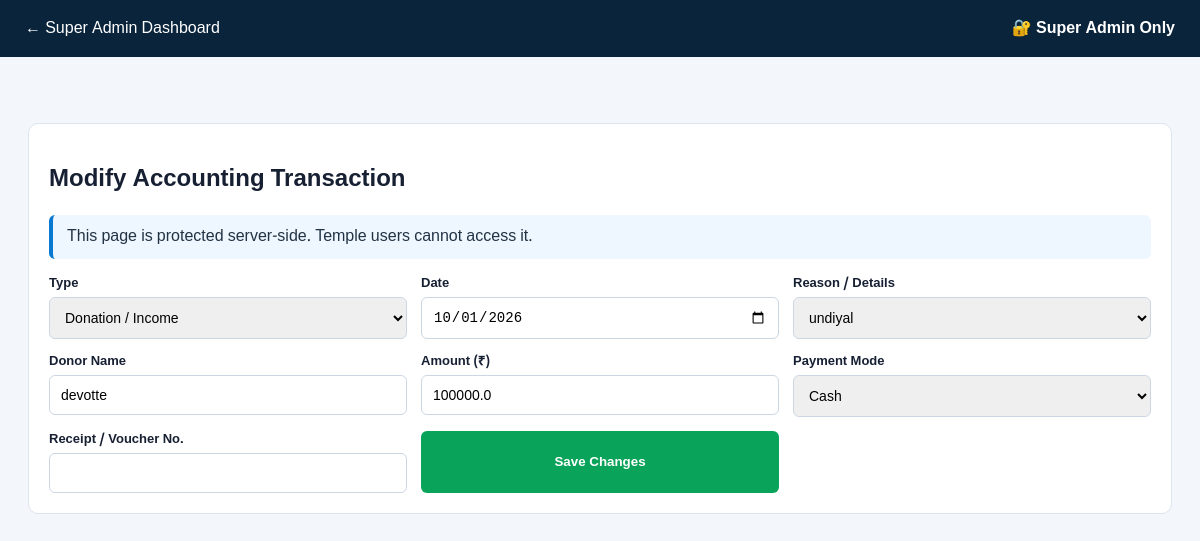
Screenshot of /transaction/3/edit (signed in) with the database file from the repository.
### tables this page shows
CREATE TABLE transactions (
        id INTEGER PRIMARY KEY AUTOINCREMENT,
        temple_id INTEGER NOT NULL,
        txn_date TEXT NOT NULL,
        purpose TEXT NOT NULL,
        donor TEXT,
        txn_type TEXT NOT NULL CHECK(txn_type IN ('donation','expense')),
        amount REAL NOT NULL,
        payment_mode TEXT NOT NULL,
        reference_no TEXT,
        created_at TEXT NOT NULL,
        created_by INTEGER,
        FOREIGN KEY(temple_id) REFERENCES temples(id)
    );

### app.py (the view, shortened to what this page needs)
@app.route("/transaction/<int:txn_id>/edit", methods=["GET", "POST"])
@super_admin_required
def edit_transaction(txn_id):
    row = query("SELECT * FROM transactions WHERE id=?", (txn_id,))
    if not row:
        flash("Transaction not found.")
        return redirect(url_for("dashboard"))
    tx = row[0]
    return render_template("edit_transaction.html", tx=tx)

### app.py (called while the page is built)
@app.context_processor
def accounting_categories():
    return {"INCOME_CATEGORIES": INCOME_CATEGORIES, "EXPENSE_CATEGORIES": EXPENSE_CATEGORIES}

def db():
    c = sqlite3.connect(DB)
    c.row_factory = sqlite3.Row
    c.execute("PRAGMA foreign_keys = ON")
    return c

def query(sql, args=()):
    c = db()
    rows = c.execute(sql, args).fetchall()
    c.close()
    return rows

def is_logged_in():
    return "user_id" in session

def is_super_admin():
    return session.get("role") == "super_admin"

def super_admin_required(fn):
    @wraps(fn)
    def wrapper(*args, **kwargs):
        if not is_logged_in():
            return redirect(url_for("login"))
        if not is_super_admin():
            flash("Super Admin authorization is required for this action.")
            return redirect(url_for("dashboard"))
        return fn(*args, **kwargs)
    return wrapper

### templates/edit_transaction.html (shortened to what this page needs)
<!doctype html><html lang="en"><head><meta charset="utf-8"><meta name="viewport" content="width=device-width,initial-scale=1"><title>Edit Transaction</title><link rel="stylesheet" href="/static/style.css"></head><body><div class="reportbar"><a href="/dashboard">← Super Admin Dashboard</a><strong>🔐 Super Admin Only</strong></div><main class="wide"><section class="panel"><h2>Modify Accounting Transaction</h2><div class="notice">This page is protected server-side. Temple users cannot access it.</div><form method="post" class="form"><div><label>Type</label><select name="txn_type" id="type" onchange="toggleDonor()"><option value="donation" {% if tx.txn_type=='donation' %}selected{% endif %}>Donation / Income</option><option value="expense" {% if tx.txn_type=='expense' %}selected{% endif %}>Expense</option></select></div><div><label>Date</label><input type="date" name="txn_date" value="{{tx.txn_date}}" required></div><div><label>Reason / Details</label><select name="purpose" id="purpose" required>
<option value="{{tx.purpose}}" selected>{{tx.purpose}}</option>
</select></div><div id="donor"><label>Donor Name</label><input name="donor" value="{{tx.donor or ''}}"></div><div><label>Amount (₹)</label><input type="number" name="amount" min="0.01" step="0.01" value="{{tx.amount}}" required></div><div><label>Payment Mode</label><select name="payment_mode"><option {% if tx.payment_mode=='Cash' %}selected{% endif %}>Cash</option></select></div><div><label>Receipt / Voucher No.</label><input name="reference_no" value="{{tx.reference_no or ''}}"></div><button class="green">Save Changes</button></form></section></main></body></html>

### static/style.css (style rules this page uses)
* { box-sizing:border-box }
body { margin:0;background:#f3f6fa;color:#172033;font-family:"Noto Sans Tamil","Nirmala UI",Arial,sans-serif }
main { margin-left:245px;padding:28px;max-width:1400px }
.wide { margin-left:0;max-width:1400px }
header,.reportbar { display:flex;justify-content:space-between;align-items:center;margin-bottom:20px }
.reportbar { padding:18px 25px;background:#09243b;color:white }
.reportbar a { color:white;text-decoration:none }
.panel { background:white;border:1px solid #dce4ee;border-radius:10px;padding:20px;margin-top:18px }
.form { display:grid;grid-template-columns:repeat(3,1fr);gap:14px }
.form label { display:block;font-weight:700;font-size:13px;margin-bottom:5px }
.form input,.form select { width:100%;padding:11px;border:1px solid #ccd7e4;border-radius:6px;font-size:14px }
.green { background:#0aa35a;color:white;border:0;padding:12px 20px;border-radius:6px;font-weight:700;cursor:pointer }
.notice { padding:12px 14px;background:#eef6ff;border-left:4px solid #0878d1;border-radius:6px;margin:10px 0 16px;color:#234 }

### rows the page displays
transactions: txn_type "Donation / Income", txn_date "10/01/2026", purpose "undiyal", donor "devotte", amount "100000.0", payment_mode "Cash"
